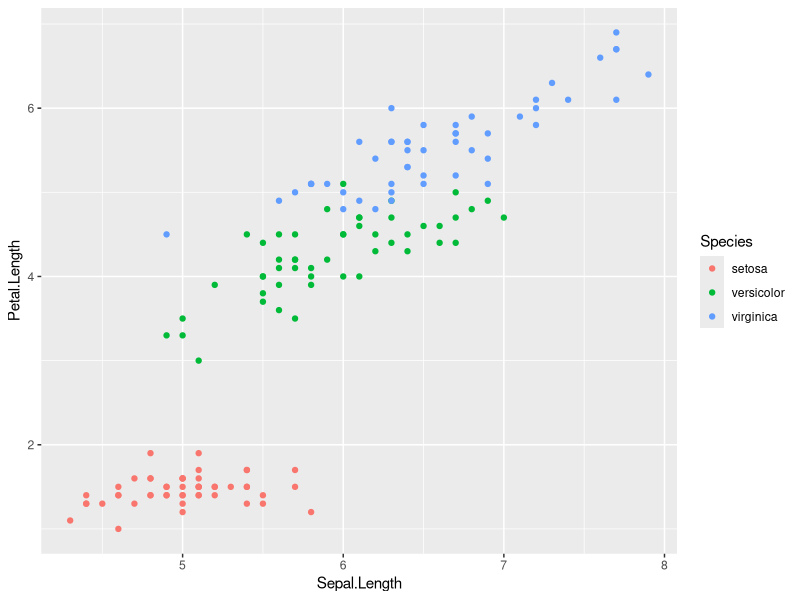
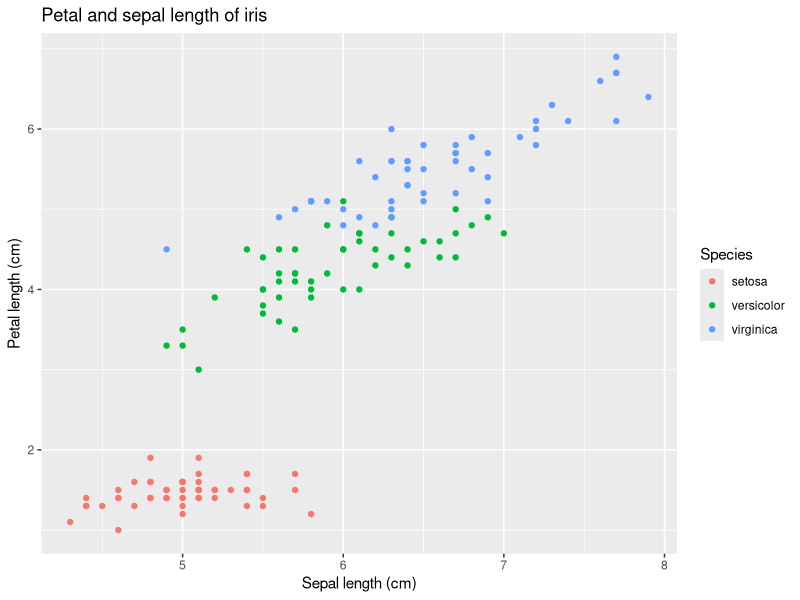
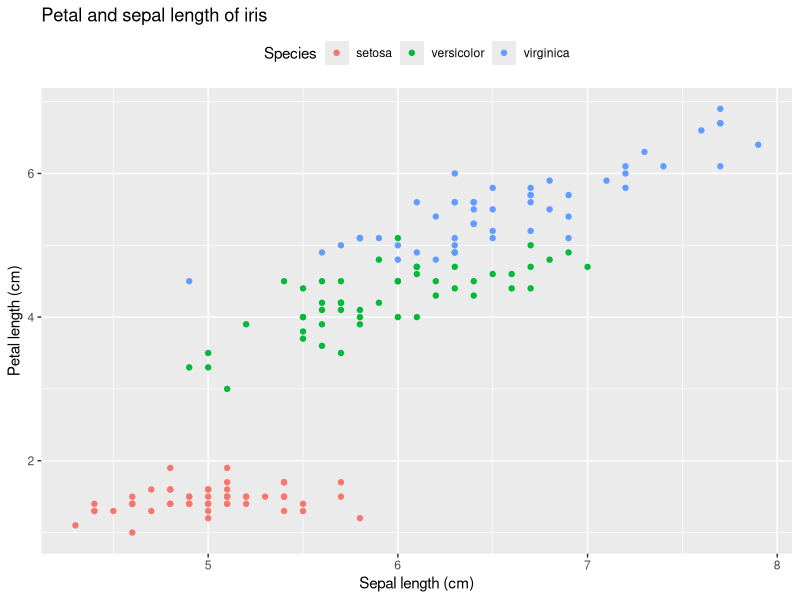
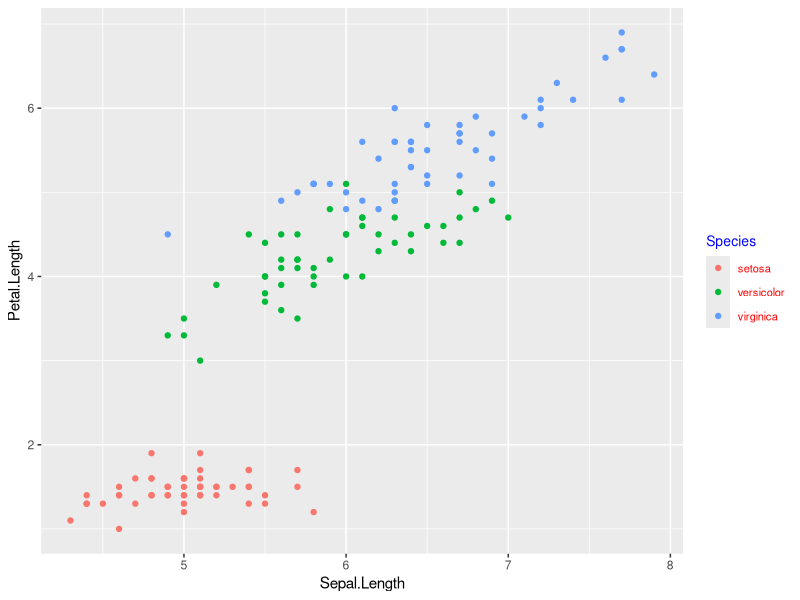
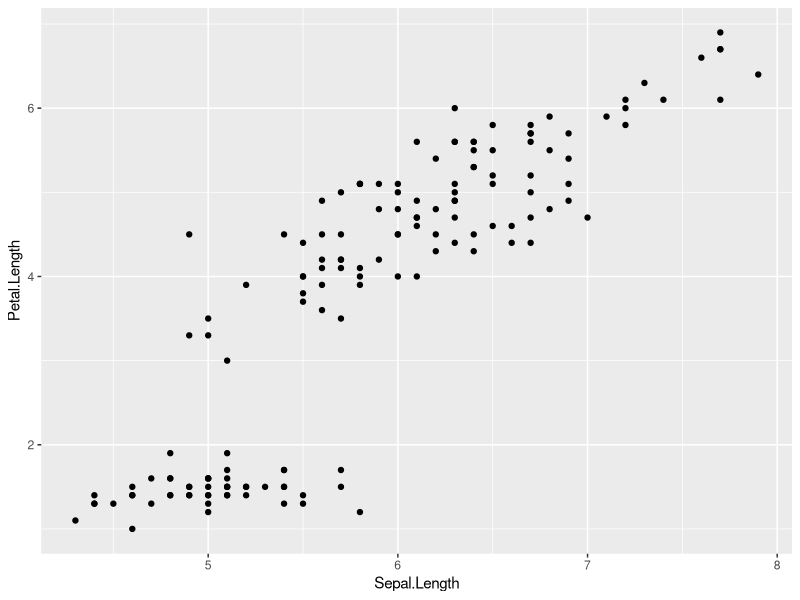
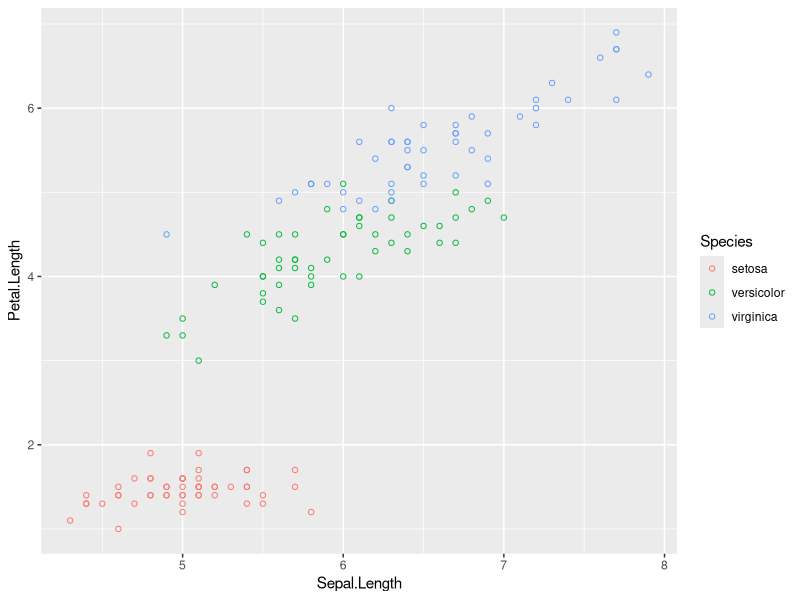
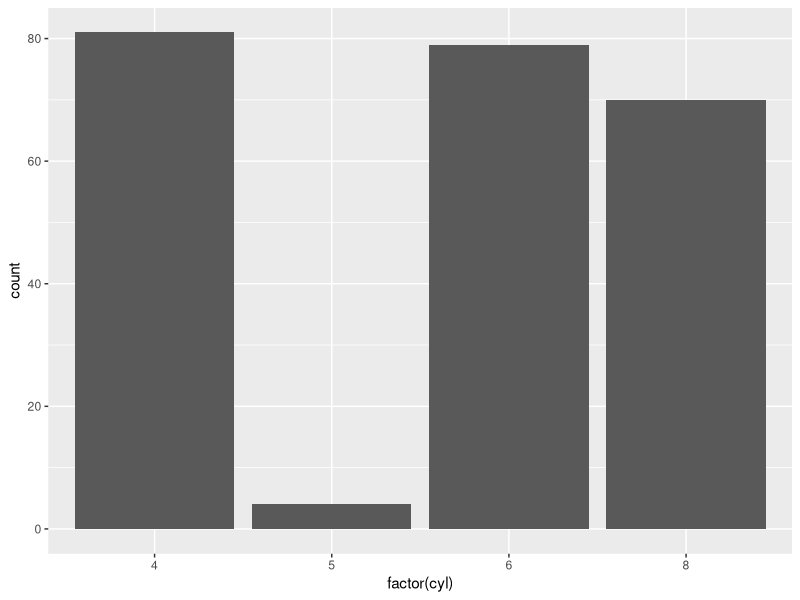
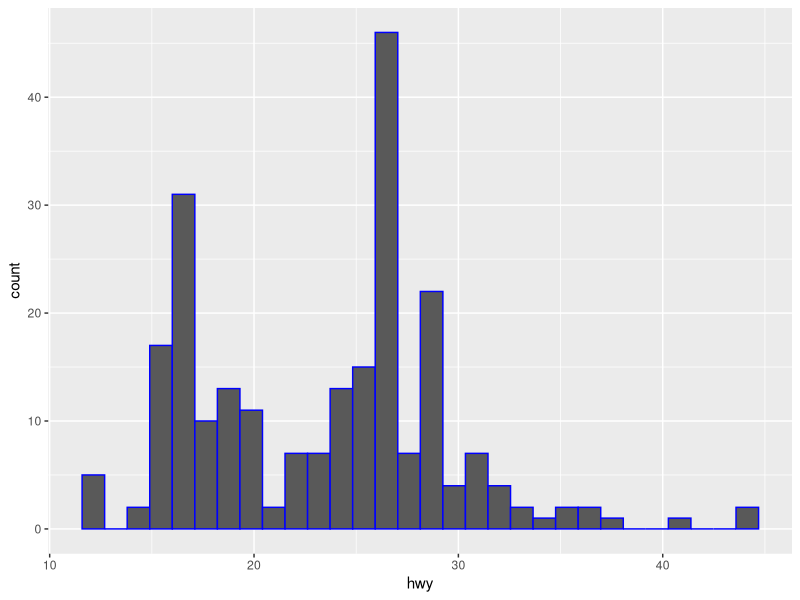

These figures' R source, in order:
## ---- chunk 1
library(ggplot2)
## ---- chunk 2
data(iris)
data(mtcars)
## ---- chunk 3
IrisPlot <- ggplot(iris, aes(Sepal.Length, Petal.Length, colour=Species)) + geom_point()
print(IrisPlot)
## ---- chunk 4
print(IrisPlot + labs(y="Petal length (cm)", x = "Sepal length (cm)") + ggtitle("Petal and sepal length of iris")) + theme(legend.position="top")
## ---- chunk 5
IrisPlot + theme(legend.title = element_text(colour = "blue", size = 10)) + theme(legend.text = element_text(colour = "red", size = 8))
## ---- chunk 6
ggplot(iris, aes(Sepal.Length, Petal.Length)) +   geom_point()
## ---- chunk 7
ggplot(iris, aes(Sepal.Length, Petal.Length, colour=Species)) + geom_point(shape=1)
## ---- chunk 8
b <- ggplot(mpg, aes(x=factor(cyl)))+geom_bar(stat="count")
print(b)
## ---- chunk 9
ggplot(data=mpg, aes(x=hwy)) +  geom_histogram( col="blue")
## ---- chunk 10
ggplot(mtcars, aes(x = factor(cyl), y = mpg)) + geom_boxplot() +labs(x = "Number of Cylinders", y = "Miles per Gallon", title = "Box Plot of MPG by Number of Cylinders")
## ---- chunk 11
d <- as.data.frame(table(iris$Species))
print(d)
## ---- chunk 12
pie <- ggplot(d, aes(x="",y =Freq, fill = factor(Var1))) + geom_bar(width = 1, stat = "identity") + theme(axis.line = element_blank(),plot.title = element_text(hjust=0.5)) +labs(fill="Freq",x=NULL, y=NULL, title="Pie Chart of Variety of iris Species",caption="Source: iris")

## ---- chunk 13
pie + coord_polar(theta = "y", start=0) 
## ---- chunk 14
ggplot(mpg, aes(x=cty, y=displ, size = 10)) +geom_point(alpha=0.7,color='blue')
